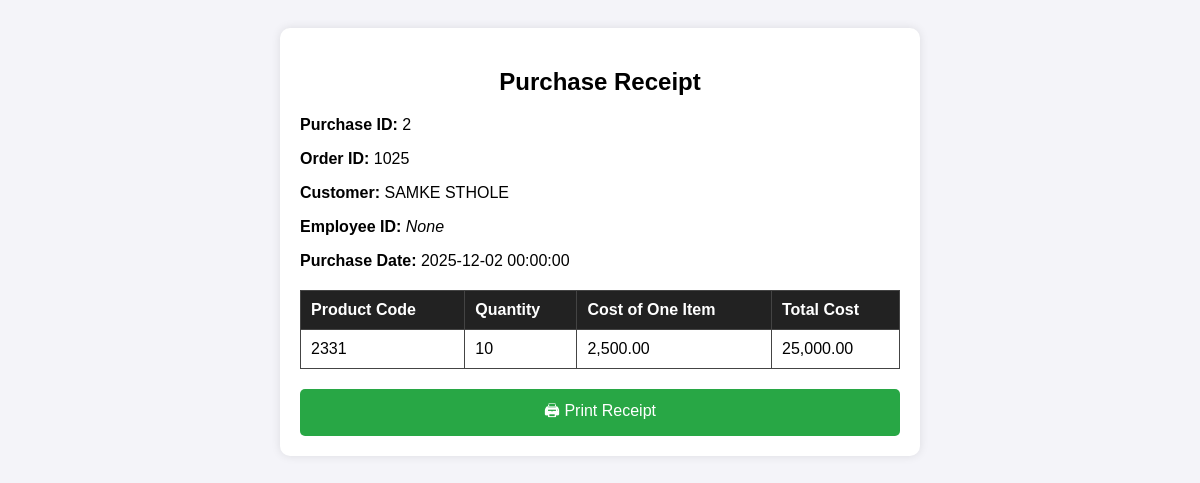
Screenshot of /supervisor_receipt.php?purchase_id=2 (signed in) with the database file from the repository.
### tables this page shows
CREATE TABLE `purchase` (
  `PurchaseID` int(11) NOT NULL,
  `OrderID` int(11) NOT NULL,
  `EmployeeID` int(11) DEFAULT NULL,
  `ProductCode` varchar(50) NOT NULL,
  `PurchaseDate` datetime NOT NULL,
  `Quantity` int(11) NOT NULL,
  `CostOfOneItem` decimal(10,2) NOT NULL,
  `TotalCost` decimal(10,2) NOT NULL
);

CREATE TABLE `customers` (
  `CustomerID` int(11) NOT NULL,
  `FirstName` varchar(50) DEFAULT NULL,
  `LastName` varchar(50) DEFAULT NULL,
  `ContactNumber` varchar(20) DEFAULT NULL,
  `Address` varchar(100) DEFAULT NULL
);

### supervisor_receipt.php (the view, shortened to what this page needs)
<?php
include 'config.php';
$purchaseID = intval($_GET['purchase_id']);
$stmt = $conn->prepare("
    SELECT p.*, o.CustomerID, o.OrderDate, c.FirstName, c.LastName
    FROM purchase p
    JOIN orders o ON p.OrderID = o.OrderID
    JOIN customers c ON o.CustomerID = c.CustomerID
    WHERE p.PurchaseID = ?
");
$stmt->bind_param("i", $purchaseID);
$stmt->execute();
$result = $stmt->get_result();
$row = $result->fetch_assoc();
?>
<!DOCTYPE html>
<html>
<head>
</head>
<body>
<div class="receipt">
    <h2>Purchase Receipt</h2>
    <p><strong>Purchase ID:</strong> <?= $row['PurchaseID'] ?></p>
    <p><strong>Order ID:</strong> <?= $row['OrderID'] ?></p>
    <p><strong>Customer:</strong> <?= htmlspecialchars($row['FirstName'] . ' ' . $row['LastName']) ?></p>
    <p><strong>Employee ID:</strong> <?= $row['EmployeeID'] ?? '<i>None</i>' ?></p>
    <p><strong>Purchase Date:</strong> <?= $row['PurchaseDate'] ?></p>
    <table>
        <tr>
            <th>Product Code</th>
            <th>Quantity</th>
            <th>Cost of One Item</th>
            <th>Total Cost</th>
        </tr>
        <tr>
            <td><?= htmlspecialchars($row['ProductCode']) ?></td>
            <td><?= $row['Quantity'] ?></td>
            <td><?= number_format($row['CostOfOneItem'],2) ?></td>
            <td><?= number_format($row['TotalCost'],2) ?></td>
        </tr>
    </table>
    <button class="print-button" onclick="window.print()">🖨 Print Receipt</button>
</div>
</body>
</html>

### supervisor_receipt.php (style rules this page uses)
body { font-family: Arial; background:#f4f4f9; padding:20px; }
.receipt { max-width:600px; margin:0 auto; background:#fff; padding:20px; border-radius:10px; box-shadow:0 0 10px rgba(0,0,0,0.1); }
h2 { text-align:center; }
table { width:100%; border-collapse:collapse; margin-top:20px; }
th, td { border:1px solid #444; padding:10px; text-align:left; }
th { background:#222; color:#fff; }
.print-button { margin-top:20px; display:block; width:100%; text-align:center; padding:10px; background:#28a745; color:#fff; border:none; border-radius:5px; font-size:16px; cursor:pointer; }

### rows the page displays
purchase: PurchaseID "2", OrderID "1025", customers.FirstName+LastName "SAMKE STHOLE", EmployeeID "None", PurchaseDate "2025-12-02 00:00:00", ProductCode "2331", Quantity "10", CostOfOneItem "2,500.00", TotalCost "25,000.00"
